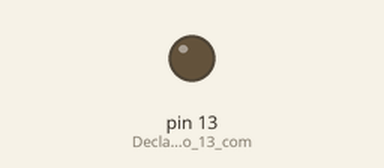
Simulated run of this sketch. Board: Arduino Uno, built with avr-gcc and run on an emulated ATmega328P. On the bench: output pins drawn as LEDs (lit = HIGH).

Above: at 1.1 s.
At 2.9 s:
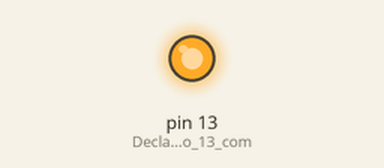
Timing chart, 0 to 7.3 s (numbered marks = the images above):
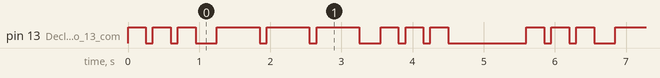

The sketch:

Atividade-1.ino
```cpp
/*
	Arduino #001 - Atividade 1
	Piscar LED em código morse com a mensagem "SOS"

	Made by Italo Lelis
*/

void setup ()
{
	pinMode(13, OUTPUT); // Declaração do pino 13 como saída
}

void loop ()
{
	// Primeiro loop para piscar o LED 3 vezes rapidamente
	// S = * * *
	for (int i=0; i<3; i++)
	{
		digitalWrite(13, HIGH);
		delay(250);
		digitalWrite(13, LOW);
		delay(100);
	}

	// Pausa entre as letras
	digitalWrite(13, LOW);
	delay(200);


	// Segundo loop para piscar o LED 3 vezes devagar
	// O = ─ ─ ─
	for (int i=0; i<3; i++)
	{
		digitalWrite(13, HIGH);
		delay(600);
		digitalWrite(13, LOW);
		delay(100);
	}

	// Pausa entre as letras
	digitalWrite(13, LOW);
	delay(200);


	// Terceiro loop para piscar o LED 3 vezes rapidamente
	// S = * * *
	for (int i=0; i<3; i++)
	{
		digitalWrite(13, HIGH);
		delay(250);
		digitalWrite(13, LOW);
		delay(100);
	}

	// Pausa final
	digitalWrite(13, LOW);
	delay(1000);
}
```

Measured:
- by itself, pin 13 (Declaração_do_pino_13_com): repeats every 5.6 s: 2 × (LOW 0.10 s, HIGH 0.25 s), LOW 0.30 s, 2 × (HIGH 0.60 s, LOW 0.10 s), HIGH 0.60 s, LOW 0.30 s, 2 × (HIGH 0.25 s, LOW 0.10 s), HIGH 0.25 s, LOW 1.1 s, HIGH 0.25 s
- by itself, everything shown: repeats every 5.6 s, in 18 steps
